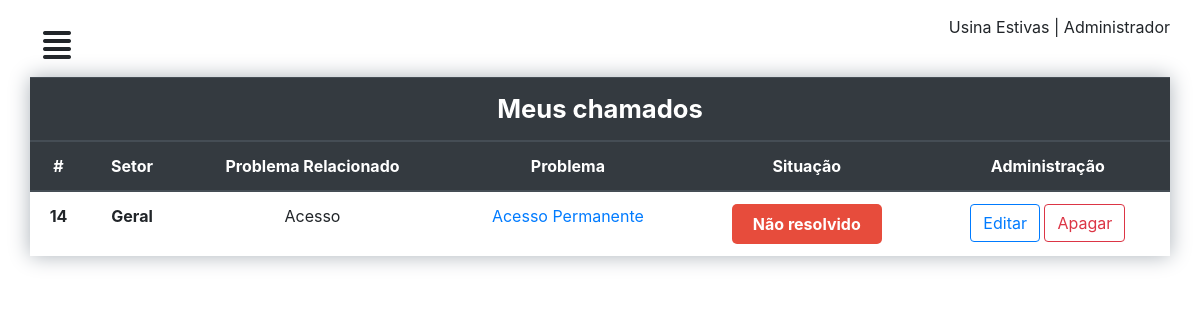
/perfil/ (signed in), run on an earlier commit of the app's database.
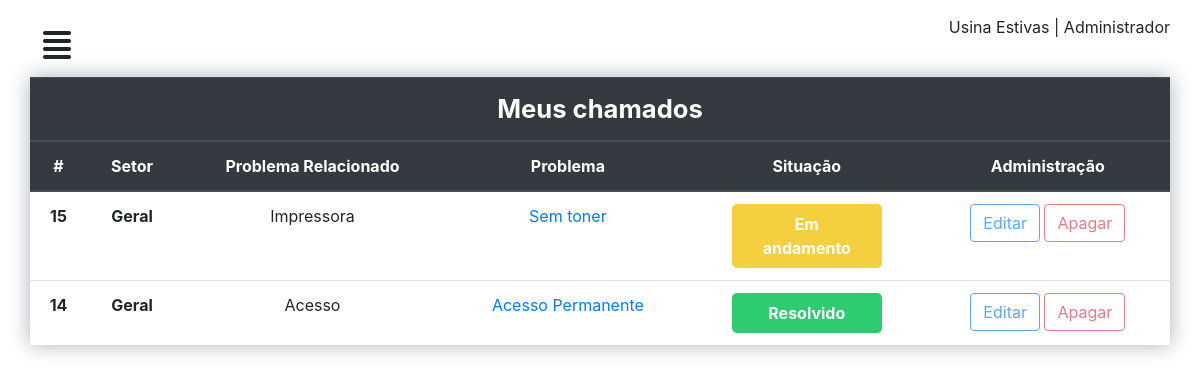
And on a later commit of the database.
### chamados/models.py (models this page shows)
class Chamado(models.Model):
	setor = models.CharField('Setor', max_length=50)
	problema = models.TextField('problema')
	situacao = models.IntegerField('situacao', default=1)
	user = models.ForeignKey(CustomUser, on_delete=models.CASCADE)
	relacao = models.ForeignKey(ProblemaRelacionado, on_delete=models.CASCADE)

class ProblemaRelacionado(models.Model):
	relacao = models.CharField('problema relacionado', max_length=50)
	def __str__(self):
		return self.relacao

### chamados/views.py (the view)
# urls.py: path('perfil/', perfil, name="perfil"),
@login_required
def perfil(request):
	chamados = Chamado.objects.filter(user=request.user).order_by('-id')
	contexto = {
	'lista_chamado': chamados
	}
	return render(request, 'dashboard/chamados.html', contexto)

### chamados/templates/dashboard/chamados.html (shortened to what this page needs)
{% extends "dashboard/baseperfil.html" %}
{% load static %}
{% block title %}
<link rel="stylesheet" type="text/css" href="{% static 'css/mycall.css' %}" />
{% endblock %}
{% block conteudo %}
<div id="mycall">
  <div class="row">
    <div class="col-12">
	<table class="table">
    <thead class="thead-dark">
      <tr>
        <th class="titleTable" colspan="6" scope="col">Meus chamados</th>
      </tr>
    </thead>
    <thead class="thead-dark">
      <tr>
        <th scope="col">#</th>
        <th scope="col">Setor</th>
        <th scope="col">Problema Relacionado</th>
        <th scope="col">Problema</th>
        <th scope="col">Situação</th>
        <th scope="col">Administração</th>
      </tr>
    </thead>
    <tbody>
      <tr>
        {% for chamado in lista_chamado %}
        <th scope="row">{{chamado.id}}</th>
        <th scope="row">{{chamado.setor}}</th>
        <td >{{chamado.relacao}}</td>
        <td ><a href="#">{{chamado.problema}}</a></td>
        <td > {% if chamado.situacao == 1 %} <span class="open"> Não resolvido </span> {% elif chamado.situacao == 2 %}<span class="progressCall"> Em andamento </span> {% else %} <span class="completed">Resolvido </span>{% endif %}</td>
        <td> {% if chamado.situacao == 1 %} <a href="{% url 'editar' chamado.id %}"> <button type="button" class="btn btn-outline-primary">Editar</button> </a> <a href="{% url 'apagar' chamado.id %}"><button type="button" class="btn btn-outline-danger">Apagar</button></a> {% else %} <a href="{% url 'editar' chamado.id %}"> <button type="button" class="btn btn-outline-primary" disabled="">Editar</button> </a> <a href="{% url 'apagar' chamado.id %}"><button type="button" class="btn btn-outline-danger" disabled=""> Apagar</button> {% endif %}</td>
      </tr>
{% endfor %}
{% endblock %}

What changed in the data, as far as the page shows it:
added Chamado: id "15", setor "Geral", relacao "Impressora", problema "Sem toner", situacao "Em andamento"
changed Chamado "Acesso Permanente": situacao "Não resolvido" → "Resolvido"
